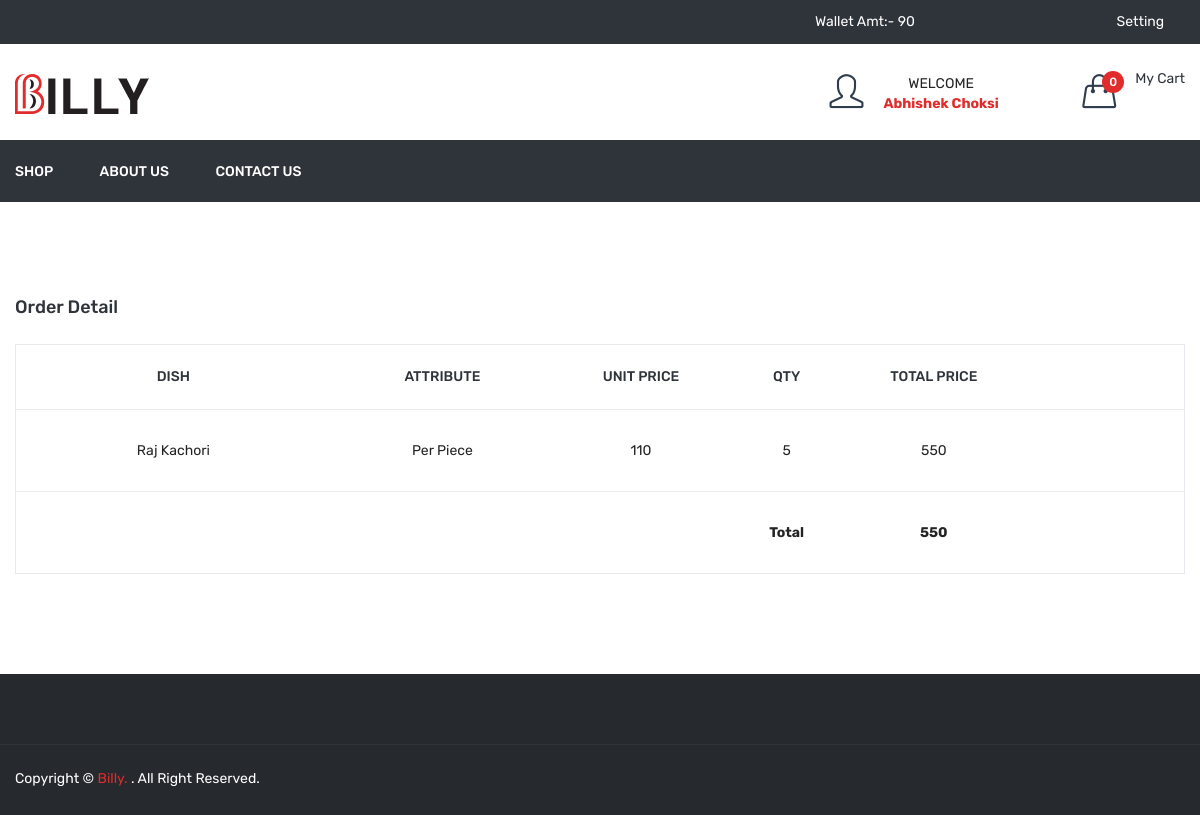
Page /order_detail.php?id=6 (signed in) on the committed database.
### tables this page shows
CREATE TABLE IF NOT EXISTS `order_detail` (
  `id` int NOT NULL AUTO_INCREMENT,
  `order_id` int NOT NULL,
  `dish_details_id` int NOT NULL,
  `price` float NOT NULL,
  `qty` int NOT NULL,
  PRIMARY KEY (`id`)
);

CREATE TABLE IF NOT EXISTS `dish` (
  `id` int NOT NULL AUTO_INCREMENT,
  `category_id` int NOT NULL,
  `dish` varchar(100) NOT NULL,
  `dish_detail` text NOT NULL,
  `image` varchar(100) NOT NULL,
  `type` enum('veg','non-veg') NOT NULL,
  `status` int NOT NULL,
  `added_on` datetime NOT NULL,
  PRIMARY KEY (`id`)
);

CREATE TABLE IF NOT EXISTS `dish_details` (
  `id` int NOT NULL AUTO_INCREMENT,
  `dish_id` int NOT NULL,
  `attribute` varchar(100) NOT NULL,
  `price` int NOT NULL,
  `status` int NOT NULL,
  `added_on` datetime NOT NULL,
  PRIMARY KEY (`id`)
);

### function.inc.php (called while the page is built, shortened)
<?php
function get_safe_value($str)
{
  global $con;
  $str = mysqli_real_escape_string($con, $str);
  return $str;
}
?>
<?php
function getOrderDetails($oid)
{
  global $con;
  $sql = "select order_detail.price,order_detail.qty,dish_details.attribute,dish.dish,order_detail.dish_details_id
	from order_detail,dish_details,dish
	WHERE
	order_detail.order_id=$oid AND
	order_detail.dish_details_id=dish_details.id AND
	dish_details.dish_id=dish.id";
  $data = array();
  $res = mysqli_query($con, $sql);
  while ($row = mysqli_fetch_assoc($res)) {
    $data[] = $row;
  }
  return $data;
}
?>

### order_detail.php (the view, shortened to what this page needs)
<?php
include("header.php");
if (isset($_GET['id']) && $_GET['id'] > 0) {
	$id = get_safe_value($_GET['id']);
} else {
	redirect(FRONT_SITE_PATH . 'shop');
}
?>
<div class="cart-main-area pt-95 pb-100">
	<div class="container">
		<h3 class="page-title">Order Detail</h3>
		<div class="row">
			<div class="col-lg-12 col-md-12 col-sm-12 col-12">
				<form method="post">
					<div class="table-content table-responsive">
						<table style="border:1px solid #e9e8ef;">
							<tr>
								<th width="30%">Dish</th>
								<th width="20%">Attribute</th>
								<th width="15%">Unit Price</th>
								<th width="5%">Qty</th>
								<th width="15%">Total Price</th>
								<th width="15%"></th>
							</tr>
							<?php
							$getOrderDetails = getOrderDetails($id);
							$pp = 0;
							foreach ($getOrderDetails as $list) {
								$pp = $pp + ($list['qty'] * $list['price']);
							?>
								<tr>
									<td><?php echo $list['dish'] ?></td>
									<td><?php echo $list['attribute'] ?></td>
									<td><?php echo $list['price'] ?></td>
									<td><?php echo $list['qty'] ?></td>
									<td><?php echo $list['qty'] * $list['price'] ?></td>
									<td id="rating<?php echo $list['dish_details_id'] ?>">
									</td>
								</tr>
							<?php
							}
							?>
							<tr>
								<td colspan="3"></td>
								<td><strong>Total</strong></td>
								<td><strong><?php echo $pp ?></strong></td>
								<td></td>
							</tr>
						</table>
					</div>
				</form>
			</div>
		</div>
	</div>
</div>
<?php
include("footer.php");
?>

### rows in the picture
order_detail: dish.dish "Raj Kachori", dish_details.attribute "Per Piece", price "110", qty "5", $list['qty'] * $list['price'] "550"

### other values in the picture
$getWalletAmt "90"
$_SESSION['FOOD_USER_NAME'] "Abhishek Choksi"
$totalCartDish "0"
$pp "550"
